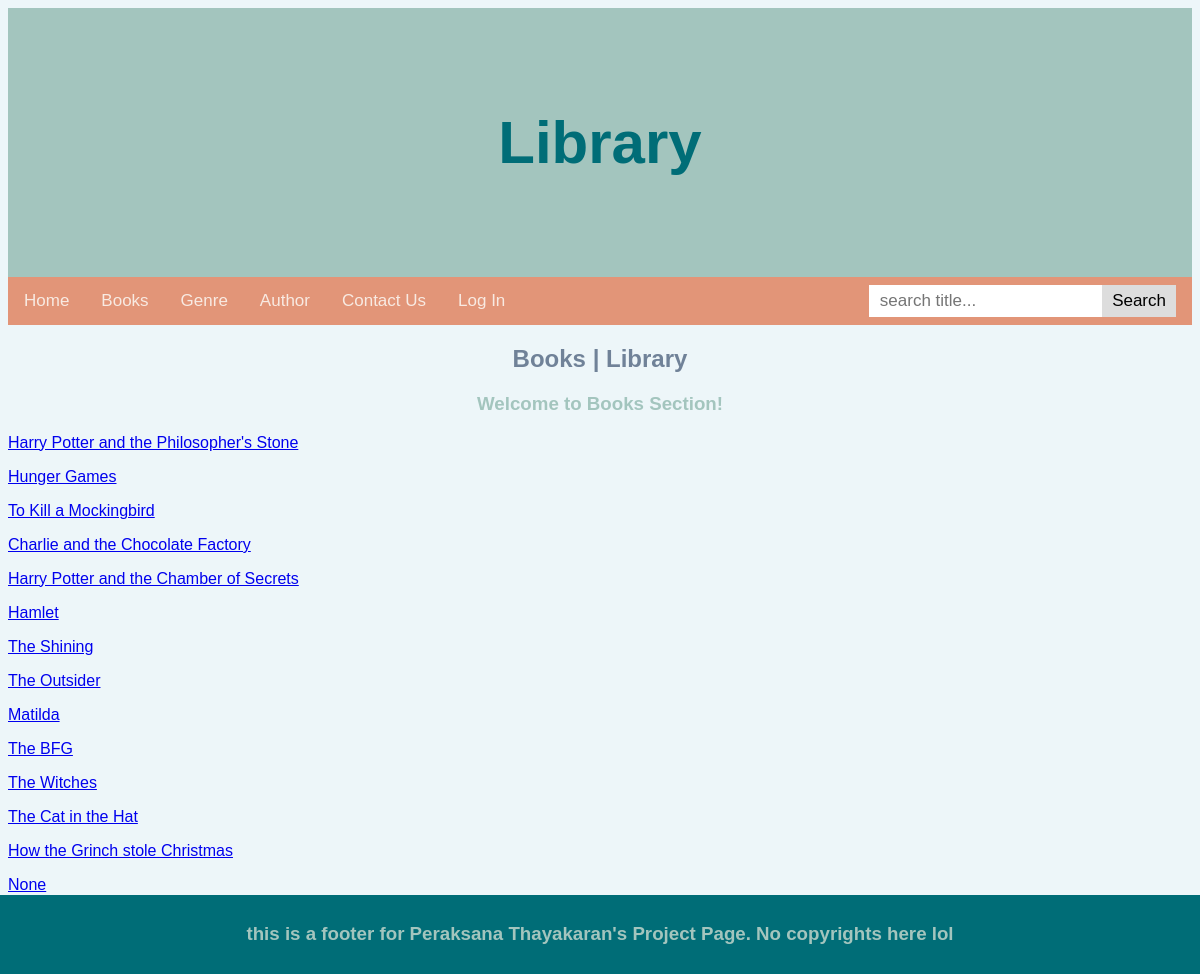
Before: /books with the older database file.
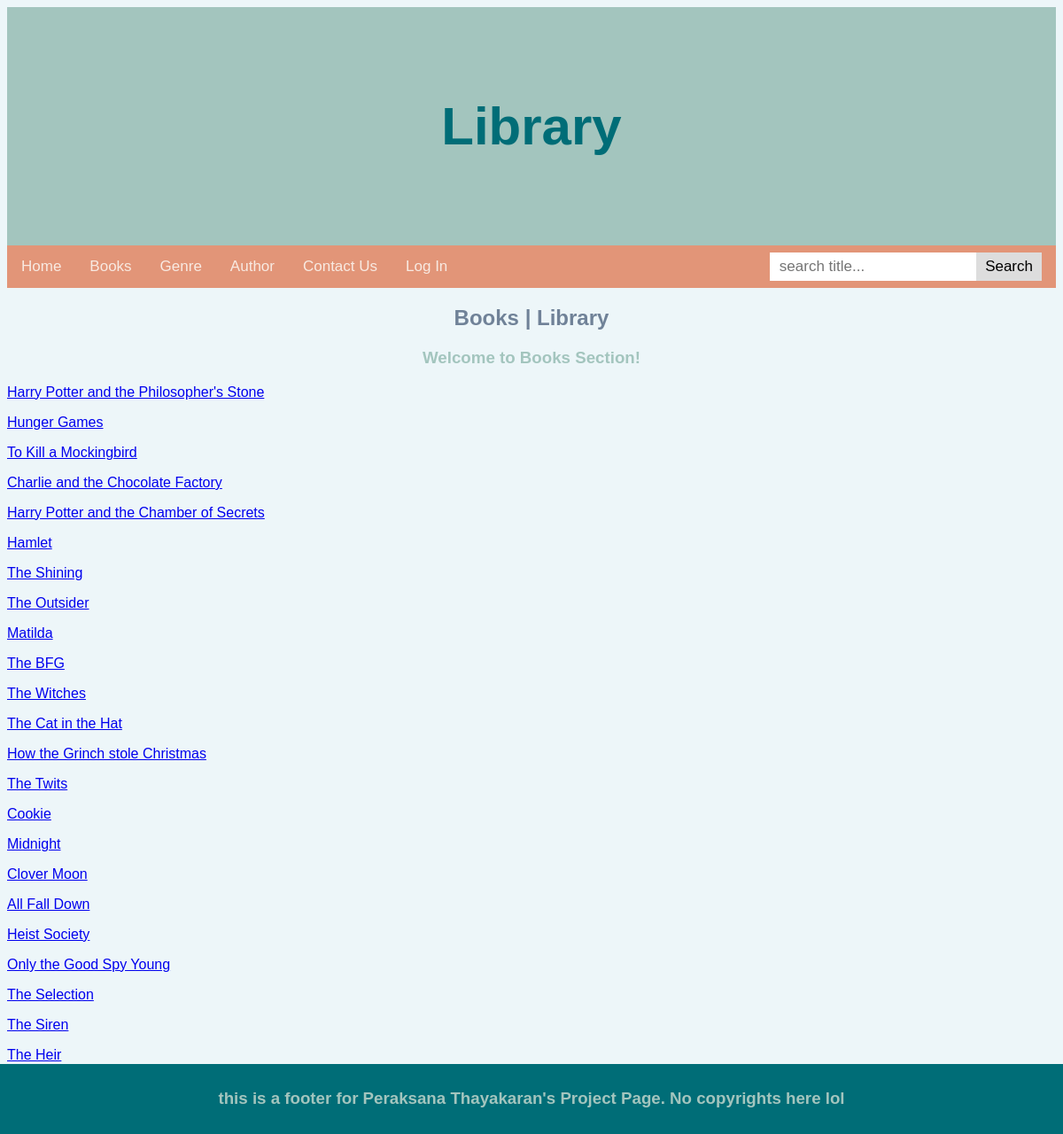
After: the same page with the newer database file.
### tables this page shows
CREATE TABLE Books (id INTEGER PRIMARY KEY, name, blurb, image);

### route.py (the view)
@app.route('/books')
def books():
    con = sqlite3.connect(app.config['DATABASE'])
    cur = con.cursor()
    cur.execute("SELECT id,name FROM Books ORDER BY id;")
    books = cur.fetchall()
    con.close()
    return render_template("book.html", books=books)

### route.py (called while the page is built)
@app.context_processor
def context_processor():
  return dict(title=app.config['TITLE'])

### templates/book.html
{% extends "layout.html" %}
{% block content %}
<h2 > Books | Library </h2>
<h3> Welcome to Books Section!</h3>
	{% for book in books %}
		<p>
			<a href="/books/{{book[0]}}">{{ book[1] }}</a>
		</p>
	{% endfor %}
	<h1> ------------------------------------------------------------------------   </h1>
{% endblock %}

### templates/layout.html (shortened to what this page needs)
<!doctype html>
<html>
  <head>
    <link rel="stylesheet" href="/static/style.css">
  </head>
  <body>
    <header>
      <div class="header">
        <h1>Library</h1>
      </div>
    </header>
    <div class="topnav">
      <a href="/">Home</a>
      <a href="/books">Books</a>
      <a href="/genre">Genre</a>
      <a href="/author">Author</a>
      <a href="/contact_us">Contact Us</a>
      <a href="/log-in"> Log In</a>
        <div class="search-container">
            <form action='/search', method='post'>
              <input type='text' id='searchterm', placeholder = ' search title...' name='searchterm'>
              <button type='submit'>Search</button>
            </form>
        </div>
      </div>
    <main>
      {% block content %}
      {% endblock %}
    </main>
    <footer>
      <h3> this is a footer for Peraksana Thayakaran's Project Page. No copyrights here lol </h3> </footer>
    </body>
</html>

### static/style.css (style rules this page uses)
body { font-family: "Verdana"; color : #a3c5be ; background-color: #EDf6f9; }
h3 { color : #a3c5be ; text-align: center }
h2 { color: #708298; text-align: center }
p { color: #a27167 ; }
h1 { text-align: center; }
footer { position: fixed; left: 0; bottom: 0; width: 100%; margin: 5 auto; padding: 10px; text-align: center; border-bottom-right-radius: 0px; border-bottom-left-radius: 0px; background-color: #006d77; }
.header { padding: 60px; text-align: center; background: #a3c5be; color: #006d77; font-size: 30px; }
.topnav { overflow: hidden; background-color: #e29578; }
.topnav a { float: left; display: block; color: rgb(248, 234, 226); text-align: center; padding: 14px 16px; text-decoration: none; font-size: 17px; }
.topnav .search-container { float: right; }
.topnav input[type=text] { padding: 6px; margin-top: 8px; font-size: 17px; border: none; }
.topnav .search-container button { float: right; padding: 6px 10px; margin-top: 8px; margin-right: 16px; background: #ddd; font-size: 17px; border: none; cursor: pointer; }
body { font-family: "gill sans", sans-serif; color:#cf7757 }
* { box-sizing: border-box; }
:root { --primary-colour: hsl(25, 65%, 76%); --secondary-colour: hsl(25, 83%, 68%); --star-colour: hsl(25, 83%, 68%); }

Changed rows visible on the page:
changed Books: name "None" → "The Twits"
added Books: name "Cookie"
added Books: name "Midnight"
added Books: name "Clover Moon"
added Books: name "All Fall Down"
added Books: name "Heist Society"
added Books: name "Only the Good Spy Young"
added Books: name "The Selection"
added Books: name "The Siren"
added Books: name "The Heir"
